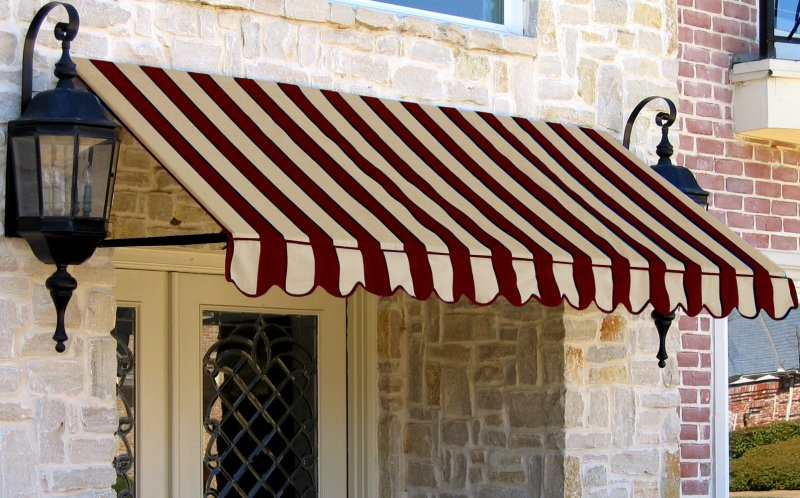
#> input picture Images/Awnings.jpg, 800 x 498 px
$ python WLS_filter.py
#> lines starting #> are read from the running program, lines starting #| are printed output that depends on the picture
#> further down, image is the input picture: shape (498, 800, 3); mean B, G, R 115.4, 128.8, 147.1
import cv2
import numpy
from scipy.sparse import spdiags
from scipy.sparse.linalg import spsolve
import os

IMG_DIR = '../resources/images/'


def wls_filter(image_orig, lambda_=0.4, alpha=1.2, small_eps=1e-4):
    """
    ARGs:
    -----
    image: 0-255, uint8, single channel (e.g. grayscale or single L)
    lambda_:
    alpha:
    RETURN:
    -----
    out: base, 0-1, float
    detail: detail, 0-1, float
    """
#> called with lambda_ = 0.4, alpha = 1.2, small_eps = 0.0001
    image = image_orig.astype(numpy.float)/255.0
    s = image.shape
#> s = (498, 800, 3)
    k = numpy.prod(s)
#> k = 1195200

    dy = numpy.diff(image, 1, 0)
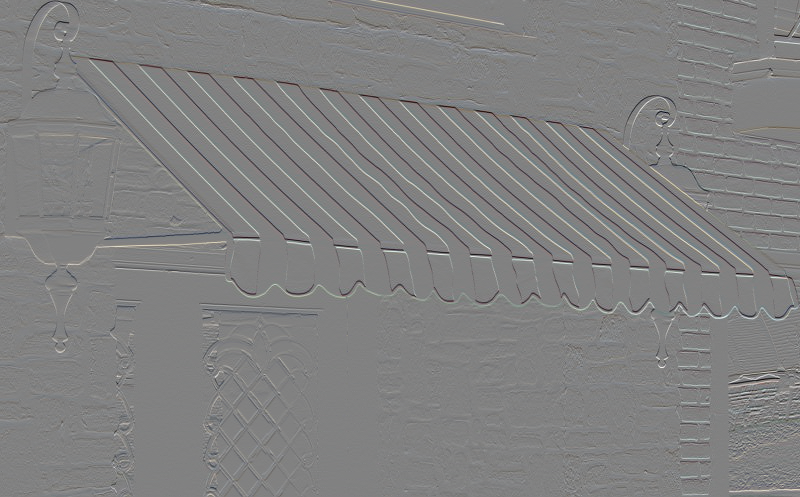
#> dy: shape (497, 800, 3) float64; mean B, G, R -0.000609, -0.000529, -0.00048; drawn with min black and max white

    dy = -lambda_ / (numpy.absolute(dy) ** alpha + small_eps)
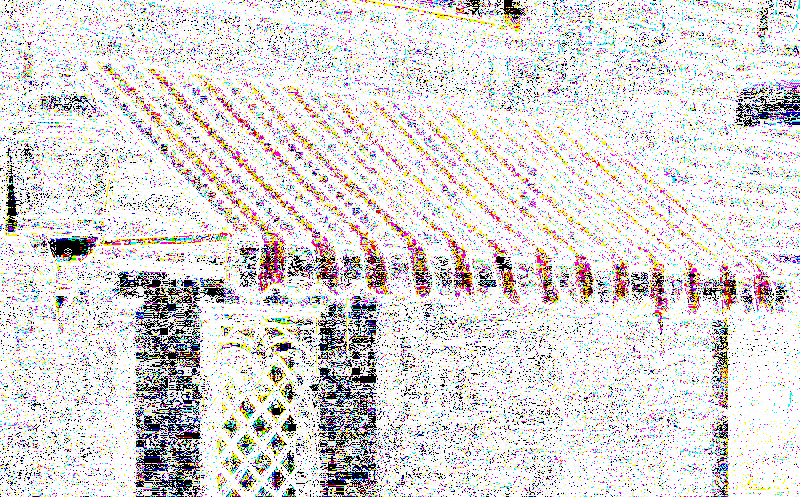
#> dy: shape (497, 800, 3) float64; mean B, G, R -618.1, -615.9, -552.5; drawn with min black and max white
#> (the run stopped early here; a loop or call above may not have finished)

$ run again, with Images/group.jpg copied over Images/Awnings.jpg
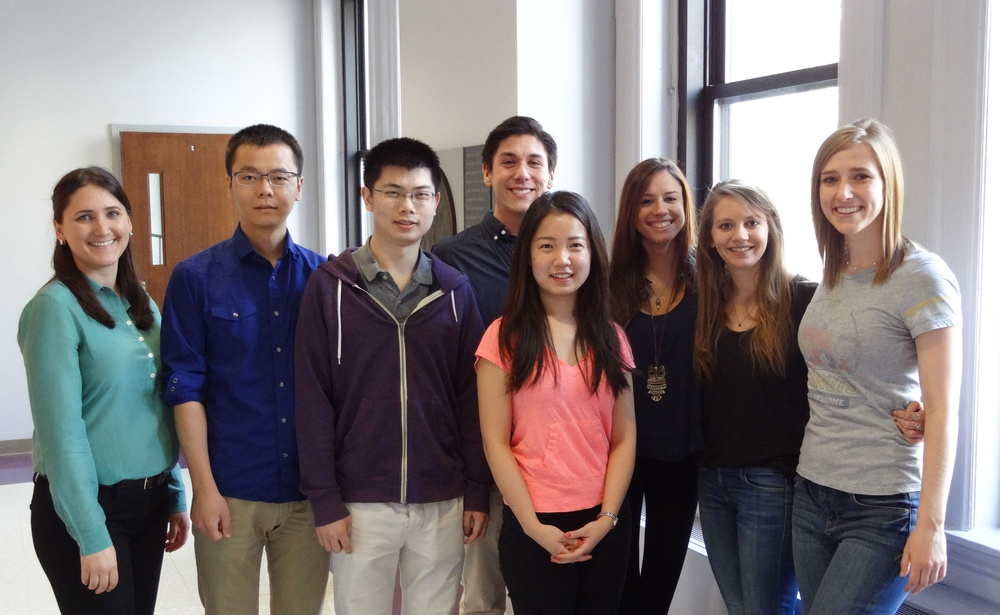
#> input picture Images/group.jpg, 1000 x 615 px, shrunk from 2700 x 1660 before the run
#> image is the input picture: shape (615, 1000, 3); mean B, G, R 121.3, 120.9, 130.1
#> in wls_filter, `dy = numpy.diff(image, 1, 0)`:
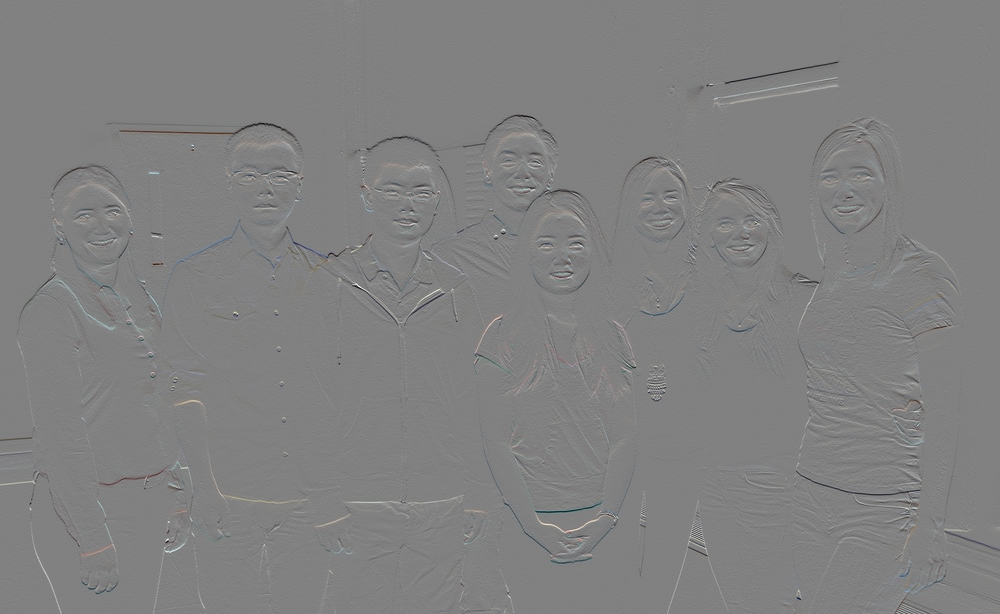
#> dy: shape (614, 1000, 3) float64; mean B, G, R -0.00059, -0.000597, -0.000591; drawn with min black and max white
#> in wls_filter, `dy = -lambda_ / (numpy.absolute(dy) ** alpha + small_eps)`:
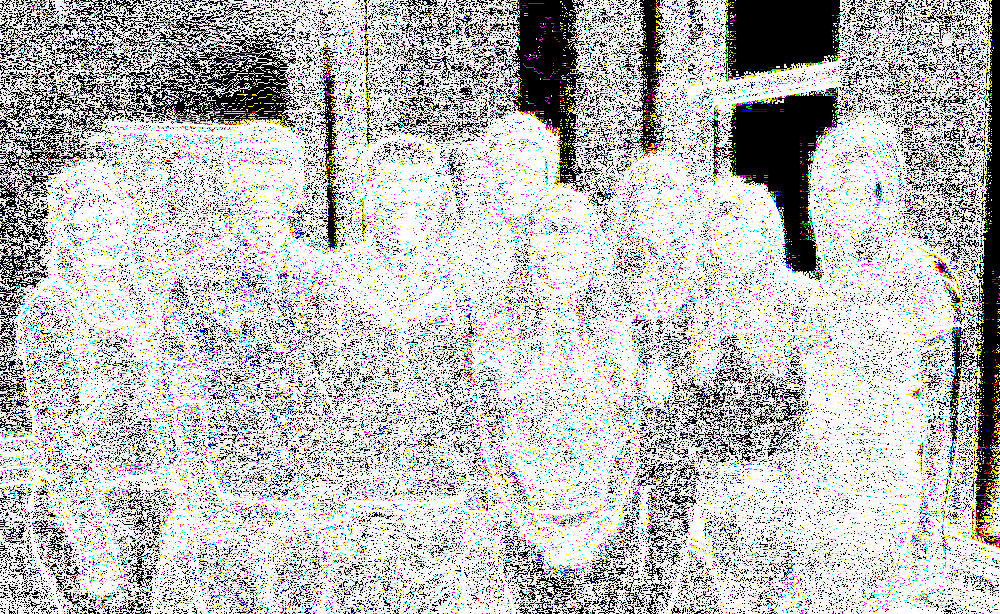
#> dy: shape (614, 1000, 3) float64; mean B, G, R -1069.7, -1085.8, -1071.5; drawn with min black and max white

$ run again, with Images/group_photo_2010.jpg copied over Images/Awnings.jpg
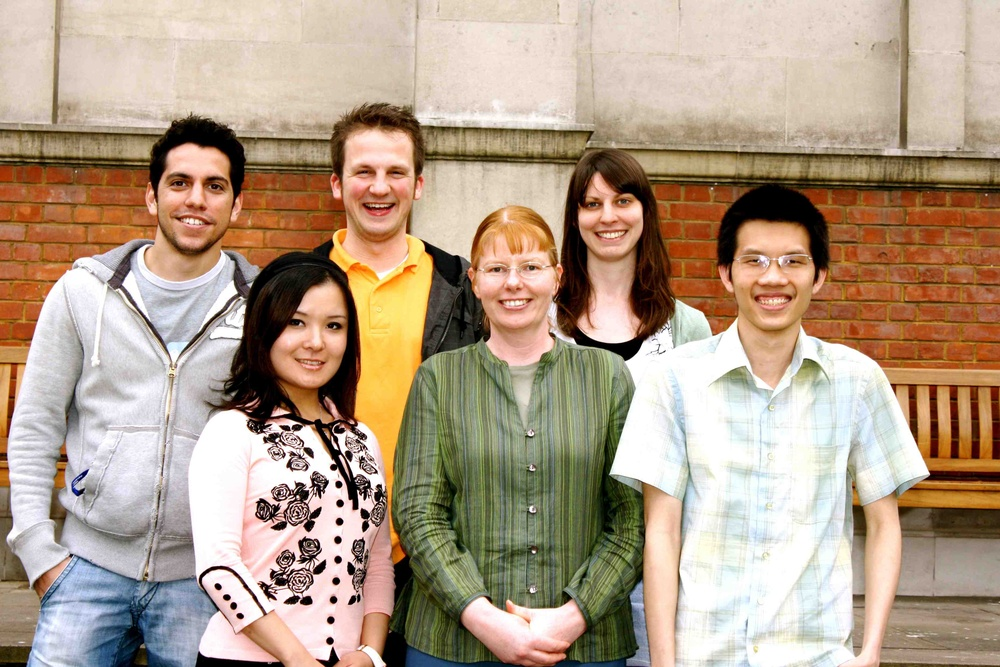
#> input picture Images/group_photo_2010.jpg, 1000 x 667 px, shrunk from 3715 x 2477 before the run
#> image is the input picture: shape (667, 1000, 3); mean B, G, R 136.3, 157.2, 178.1
#> in wls_filter, `dy = numpy.diff(image, 1, 0)`:
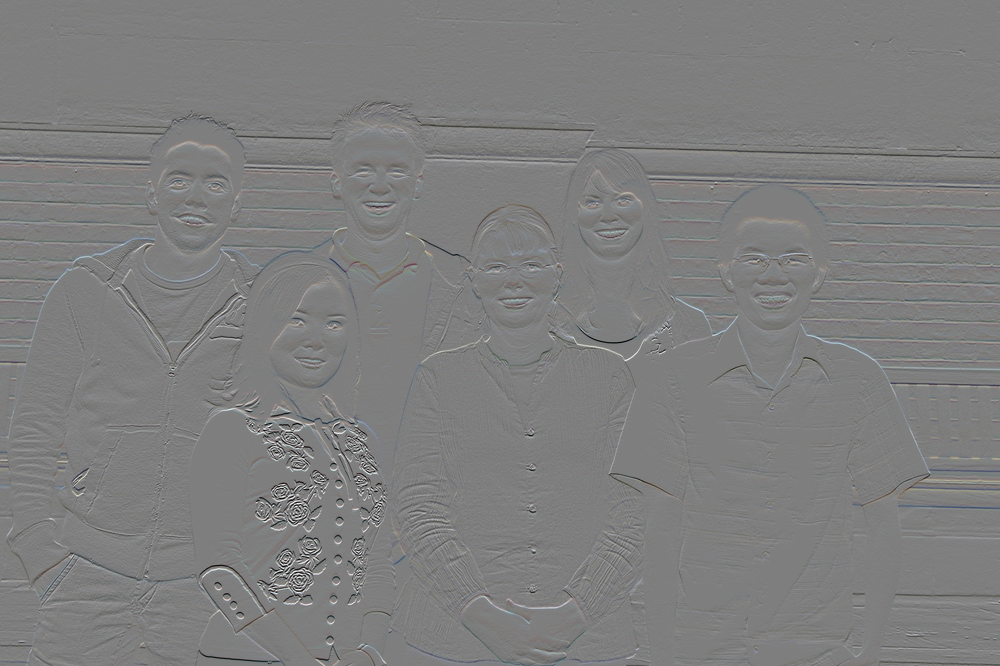
#> dy: shape (666, 1000, 3) float64; mean B, G, R -0.000532, -0.000628, -0.000706; drawn with min black and max white
#> in wls_filter, `dy = -lambda_ / (numpy.absolute(dy) ** alpha + small_eps)`:
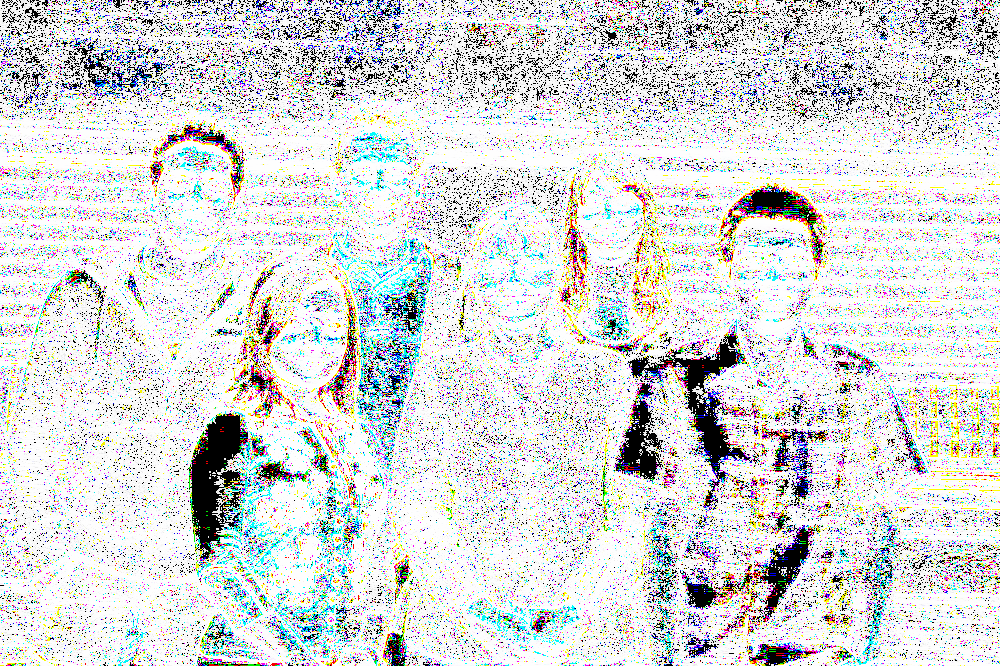
#> dy: shape (666, 1000, 3) float64; mean B, G, R -616.3, -608.9, -642.5; drawn with min black and max white
